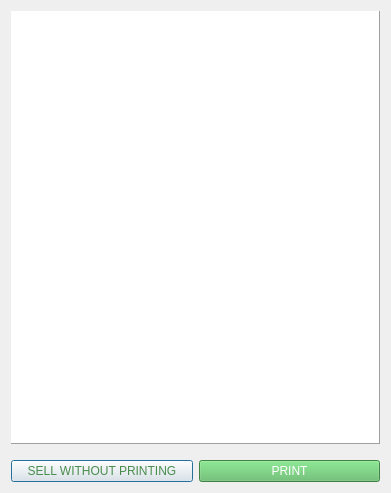
<?xml version="1.0" encoding="UTF-8"?>
<ui version="4.0">
 <class>Dialog</class>
 <widget class="QDialog" name="Dialog">
  <property name="geometry">
   <rect>
    <x>0</x>
    <y>0</y>
    <width>391</width>
    <height>493</height>
   </rect>
  </property>
  <property name="windowTitle">
   <string>Dialog</string>
  </property>
  <layout class="QVBoxLayout" name="verticalLayout">
   <item>
    <widget class="QTextBrowser" name="tb">
     <property name="frameShape">
      <enum>QFrame::Panel</enum>
     </property>
     <property name="frameShadow">
      <enum>QFrame::Raised</enum>
     </property>
     <property name="lineWrapMode">
      <enum>QTextEdit::WidgetWidth</enum>
     </property>
     <property name="readOnly">
      <bool>true</bool>
     </property>
     <property name="acceptRichText">
      <bool>true</bool>
     </property>
     <property name="openExternalLinks">
      <bool>true</bool>
     </property>
    </widget>
   </item>
   <item>
    <layout class="QHBoxLayout" name="horizontalLayout">
     <property name="topMargin">
      <number>10</number>
     </property>
     <item>
      <widget class="QPushButton" name="pushButton_2">
       <property name="styleSheet">
        <string notr="true">color: rgb(89, 184, 97);
color: rgb(74, 140, 78);</string>
       </property>
       <property name="text">
        <string>SELL WITHOUT PRINTING</string>
       </property>
      </widget>
     </item>
     <item>
      <widget class="QPushButton" name="pushButton">
       <property name="styleSheet">
        <string notr="true">color: rgb(255, 255, 255);
background-color: rgb(89, 184, 97);</string>
       </property>
       <property name="text">
        <string>PRINT</string>
       </property>
       <property name="icon">
        <iconset resource="../../../../Documents/Qt Resource/icons.qrc">
         <normaloff>:/newPrefix/printer.svg</normaloff>:/newPrefix/printer.svg</iconset>
       </property>
      </widget>
     </item>
    </layout>
   </item>
  </layout>
 </widget>
 <resources>
  <include location="../../../../Documents/Qt Resource/icons.qrc"/>
 </resources>
 <connections/>
</ui>
